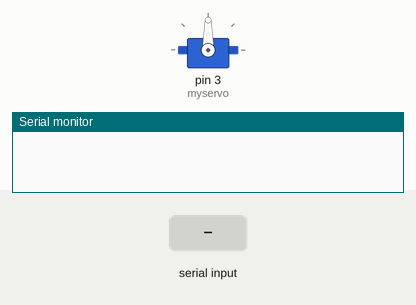
This sketch was run on a simulated Arduino Uno, built with avr-gcc and run on an emulated ATmega328P. Parts: servo, the last lines printed to the serial monitor. Inputs (shaded band) come from the test bench.

Above: at 2.2 s.
2.3 s: "30,150\n" received over Serial
At 3.2 s:
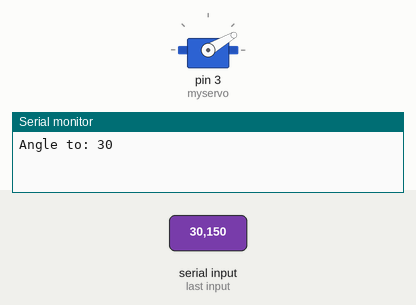
3.8 s: "5\n" received over Serial
At 4.3 s:
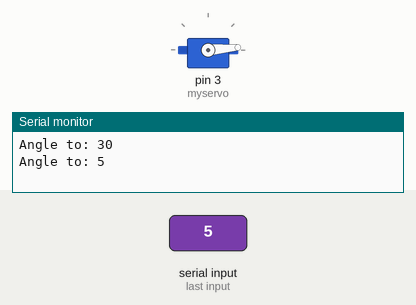
5.3 s: "200\n" received over Serial
At 6.5 s:
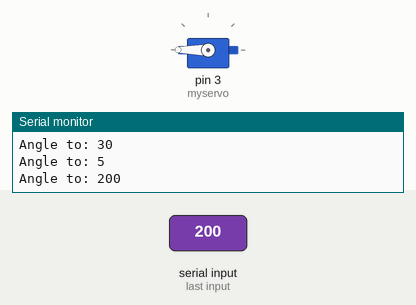
6.8 s: "90,45\n" received over Serial
At 7.8 s:
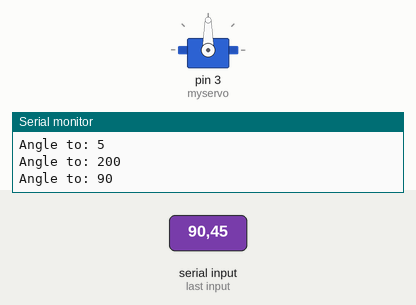
Timing chart, 0 to 9.3 s (numbered marks = the images above; inputs shaded):
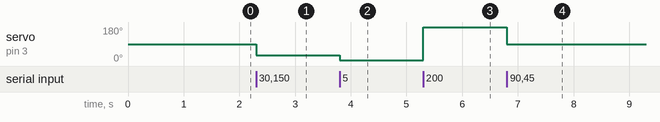

Measured:
- after the input at 2.3 s, servo on pin 3 (myservo): 90° → 30° at once
- after the input at 3.8 s, servo on pin 3 (myservo): 30° → 5° at once
- after the input at 5.3 s, servo on pin 3 (myservo): 5° → 180° at once
- after the input at 6.8 s, servo on pin 3 (myservo): 180° → 90° at once

The sketch:

Servo_test.ino
```cpp
#include <Servo.h>

Servo myservo;    // create servo object to control a servo
int pos = 0;    // variable to store the servo position

void setup(){
  myservo.attach(3);    // attaches the servo on pin 6 to the servo object
  myservo.write(90);
  delay(1000);
  Serial.begin(115200);
}

void loop(){

}
void serialCommand(String commandString)
{
  pos = commandString.toInt();
  myservo.write(pos);
  Serial.print("Angle to: ");
  Serial.println(pos);
}

String inputString;
void serialEvent() {
  while (Serial.available()) {
    char inChar = (char)Serial.read();
    inputString += inChar;
    if (inChar == '\n') {
      serialCommand(inputString);
      inputString = "";
    }
  }
}
```
